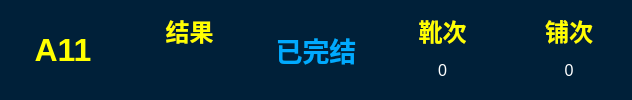
       <widget class="QGroupBox" name="groupBox">
        <property name="minimumSize">
         <size>
          <width>632</width>
          <height>69</height>
         </size>
        </property>
        <property name="palette">
         <palette>
          <active>
           <colorrole role="WindowText">
            <brush brushstyle="SolidPattern">
             <color alpha="255">
              <red>0</red>
              <green>0</green>
              <blue>0</blue>
             </color>
            </brush>
           </colorrole>
           <colorrole role="Button">
            <brush brushstyle="SolidPattern">
             <color alpha="255">
              <red>0</red>
              <green>32</green>
              <blue>57</blue>
             </color>
            </brush>
           </colorrole>
           <colorrole role="Light">
            <brush brushstyle="SolidPattern">
             <color alpha="255">
              <red>127</red>
              <green>170</green>
              <blue>255</blue>
             </color>
            </brush>
           </colorrole>
           <colorrole role="Midlight">
            <brush brushstyle="SolidPattern">
             <color alpha="255">
              <red>63</red>
              <green>127</green>
              <blue>255</blue>
             </color>
            </brush>
           </colorrole>
           <colorrole role="Dark">
            <brush brushstyle="SolidPattern">
             <color alpha="255">
              <red>0</red>
              <green>42</green>
              <blue>127</blue>
             </color>
            </brush>
           </colorrole>
           <colorrole role="Mid">
            <brush brushstyle="SolidPattern">
             <color alpha="255">
              <red>0</red>
              <green>56</green>
              <blue>170</blue>
             </color>
            </brush>
           </colorrole>
           <colorrole role="Text">
            <brush brushstyle="SolidPattern">
             <color alpha="255">
              <red>0</red>
              <green>0</green>
              <blue>0</blue>
             </color>
            </brush>
           </colorrole>
           <colorrole role="BrightText">
            <brush brushstyle="SolidPattern">
             <color alpha="255">
              <red>255</red>
              <green>255</green>
              <blue>255</blue>
             </color>
            </brush>
           </colorrole>
           <colorrole role="ButtonText">
            <brush brushstyle="SolidPattern">
             <color alpha="255">
              <red>0</red>
              <green>0</green>
              <blue>0</blue>
             </color>
            </brush>
           </colorrole>
           <colorrole role="Base">
            <brush brushstyle="SolidPattern">
             <color alpha="255">
              <red>0</red>
              <green>32</green>
              <blue>57</blue>
             </color>
            </brush>
           </colorrole>
           <colorrole role="Window">
            <brush brushstyle="SolidPattern">
             <color alpha="255">
              <red>0</red>
              <green>32</green>
              <blue>57</blue>
             </color>
            </brush>
           </colorrole>
           <colorrole role="Shadow">
            <brush brushstyle="SolidPattern">
             <color alpha="255">
              <red>0</red>
              <green>0</green>
              <blue>0</blue>
             </color>
            </brush>
           </colorrole>
           <colorrole role="AlternateBase">
            <brush brushstyle="SolidPattern">
             <color alpha="255">
              <red>127</red>
              <green>170</green>
              <blue>255</blue>
             </color>
            </brush>
           </colorrole>
           <colorrole role="ToolTipBase">
            <brush brushstyle="SolidPattern">
             <color alpha="255">
              <red>255</red>
              <green>255</green>
              <blue>220</blue>
             </color>
            </brush>
           </colorrole>
           <colorrole role="ToolTipText">
            <brush brushstyle="SolidPattern">
             <color alpha="255">
              <red>0</red>
              <green>0</green>
              <blue>0</blue>
             </color>
            </brush>
           </colorrole>
           <colorrole role="PlaceholderText">
            <brush brushstyle="SolidPattern">
             <color alpha="128">
              <red>0</red>
              <green>0</green>
              <blue>0</blue>
             </color>
            </brush>
           </colorrole>
          </active>
          <inactive>
           <colorrole role="WindowText">
            <brush brushstyle="SolidPattern">
             <color alpha="255">
              <red>0</red>
              <green>0</green>
              <blue>0</blue>
             </color>
            </brush>
           </colorrole>
           <colorrole role="Button">
            <brush brushstyle="SolidPattern">
             <color alpha="255">
              <red>0</red>
              <green>32</green>
              <blue>57</blue>
             </color>
            </brush>
           </colorrole>
           <colorrole role="Light">
            <brush brushstyle="SolidPattern">
             <color alpha="255">
              <red>127</red>
              <green>170</green>
              <blue>255</blue>
             </color>
            </brush>
           </colorrole>
           <colorrole role="Midlight">
            <brush brushstyle="SolidPattern">
             <color alpha="255">
              <red>63</red>
              <green>127</green>
              <blue>255</blue>
             </color>
            </brush>
           </colorrole>
           <colorrole role="Dark">
            <brush brushstyle="SolidPattern">
             <color alpha="255">
              <red>0</red>
              <green>42</green>
              <blue>127</blue>
             </color>
            </brush>
           </colorrole>
           <colorrole role="Mid">
            <brush brushstyle="SolidPattern">
             <color alpha="255">
              <red>0</red>
              <green>56</green>
              <blue>170</blue>
             </color>
            </brush>
           </colorrole>
           <colorrole role="Text">
            <brush brushstyle="SolidPattern">
             <color alpha="255">
              <red>0</red>
              <green>0</green>
              <blue>0</blue>
             </color>
            </brush>
           </colorrole>
           <colorrole role="BrightText">
            <brush brushstyle="SolidPattern">
             <color alpha="255">
              <red>255</red>
              <green>255</green>
              <blue>255</blue>
             </color>
            </brush>
           </colorrole>
           <colorrole role="ButtonText">
            <brush brushstyle="SolidPattern">
             <color alpha="255">
              <red>0</red>
              <green>0</green>
              <blue>0</blue>
             </color>
            </brush>
           </colorrole>
           <colorrole role="Base">
            <brush brushstyle="SolidPattern">
             <color alpha="255">
              <red>0</red>
              <green>32</green>
              <blue>57</blue>
             </color>
            </brush>
           </colorrole>
           <colorrole role="Window">
            <brush brushstyle="SolidPattern">
             <color alpha="255">
              <red>0</red>
              <green>32</green>
              <blue>57</blue>
             </color>
            </brush>
           </colorrole>
           <colorrole role="Shadow">
            <brush brushstyle="SolidPattern">
             <color alpha="255">
              <red>0</red>
              <green>0</green>
              <blue>0</blue>
             </color>
            </brush>
           </colorrole>
           <colorrole role="AlternateBase">
            <brush brushstyle="SolidPattern">
             <color alpha="255">
              <red>127</red>
              <green>170</green>
              <blue>255</blue>
             </color>
            </brush>
           </colorrole>
           <colorrole role="ToolTipBase">
            <brush brushstyle="SolidPattern">
             <color alpha="255">
              <red>255</red>
              <green>255</green>
              <blue>220</blue>
             </color>
            </brush>
           </colorrole>
           <colorrole role="ToolTipText">
            <brush brushstyle="SolidPattern">
             <color alpha="255">
              <red>0</red>
              <green>0</green>
              <blue>0</blue>
             </color>
            </brush>
           </colorrole>
           <colorrole role="PlaceholderText">
            <brush brushstyle="SolidPattern">
             <color alpha="128">
              <red>0</red>
              <green>0</green>
              <blue>0</blue>
             </color>
            </brush>
           </colorrole>
          </inactive>
          <disabled>
           <colorrole role="WindowText">
            <brush brushstyle="SolidPattern">
             <color alpha="255">
              <red>0</red>
              <green>42</green>
              <blue>127</blue>
             </color>
            </brush>
           </colorrole>
           <colorrole role="Button">
            <brush brushstyle="SolidPattern">
             <color alpha="255">
              <red>0</red>
              <green>32</green>
              <blue>57</blue>
             </color>
            </brush>
           </colorrole>
           <colorrole role="Light">
            <brush brushstyle="SolidPattern">
             <color alpha="255">
              <red>127</red>
              <green>170</green>
              <blue>255</blue>
             </color>
            </brush>
           </colorrole>
           <colorrole role="Midlight">
            <brush brushstyle="SolidPattern">
             <color alpha="255">
              <red>63</red>
              <green>127</green>
              <blue>255</blue>
             </color>
            </brush>
           </colorrole>
           <colorrole role="Dark">
            <brush brushstyle="SolidPattern">
             <color alpha="255">
              <red>0</red>
              <green>42</green>
              <blue>127</blue>
             </color>
            </brush>
           </colorrole>
           <colorrole role="Mid">
            <brush brushstyle="SolidPattern">
             <color alpha="255">
              <red>0</red>
              <green>56</green>
              <blue>170</blue>
             </color>
            </brush>
           </colorrole>
           <colorrole role="Text">
            <brush brushstyle="SolidPattern">
             <color alpha="255">
              <red>0</red>
              <green>42</green>
              <blue>127</blue>
             </color>
            </brush>
           </colorrole>
           <colorrole role="BrightText">
            <brush brushstyle="SolidPattern">
             <color alpha="255">
              <red>255</red>
              <green>255</green>
              <blue>255</blue>
             </color>
            </brush>
           </colorrole>
           <colorrole role="ButtonText">
            <brush brushstyle="SolidPattern">
             <color alpha="255">
              <red>0</red>
              <green>42</green>
              <blue>127</blue>
             </color>
            </brush>
           </colorrole>
           <colorrole role="Base">
            <brush brushstyle="SolidPattern">
             <color alpha="255">
              <red>0</red>
              <green>32</green>
              <blue>57</blue>
             </color>
            </brush>
           </colorrole>
           <colorrole role="Window">
            <brush brushstyle="SolidPattern">
             <color alpha="255">
              <red>0</red>
              <green>32</green>
              <blue>57</blue>
             </color>
            </brush>
           </colorrole>
           <colorrole role="Shadow">
            <brush brushstyle="SolidPattern">
             <color alpha="255">
              <red>0</red>
              <green>0</green>
              <blue>0</blue>
             </color>
            </brush>
           </colorrole>
           <colorrole role="AlternateBase">
            <brush brushstyle="SolidPattern">
             <color alpha="255">
              <red>0</red>
              <green>85</green>
              <blue>255</blue>
             </color>
            </brush>
           </colorrole>
           <colorrole role="ToolTipBase">
            <brush brushstyle="SolidPattern">
             <color alpha="255">
              <red>255</red>
              <green>255</green>
              <blue>220</blue>
             </color>
            </brush>
           </colorrole>
           <colorrole role="ToolTipText">
            <brush brushstyle="SolidPattern">
             <color alpha="255">
              <red>0</red>
              <green>0</green>
              <blue>0</blue>
             </color>
            </brush>
           </colorrole>
           <colorrole role="PlaceholderText">
            <brush brushstyle="SolidPattern">
             <color alpha="128">
              <red>0</red>
              <green>0</green>
              <blue>0</blue>
             </color>
            </brush>
           </colorrole>
          </disabled>
         </palette>
        </property>
        <property name="layoutDirection">
         <enum>Qt::LeftToRight</enum>
        </property>
        <property name="autoFillBackground">
         <bool>false</bool>
        </property>
        <property name="styleSheet">
         <string notr="true">border-radius:5px;
background-color: rgb(0,32, 57);
</string>
        </property>
        <property name="title">
         <string/>
        </property>
        <property name="alignment">
         <set>Qt::AlignCenter</set>
        </property>
        <layout class="QGridLayout" name="gridLayout_3">
         <property name="leftMargin">
          <number>3</number>
         </property>
         <property name="topMargin">
          <number>3</number>
         </property>
         <property name="rightMargin">
          <number>3</number>
         </property>
         <property name="bottomMargin">
          <number>3</number>
         </property>
         <item row="0" column="0">
          <widget class="QLabel" name="desk_num">
           <property name="maximumSize">
            <size>
             <width>16777215</width>
             <height>73</height>
            </size>
           </property>
           <property name="palette">
            <palette>
             <active>
              <colorrole role="WindowText">
               <brush brushstyle="SolidPattern">
                <color alpha="255">
                 <red>255</red>
                 <green>255</green>
                 <blue>0</blue>
                </color>
               </brush>
              </colorrole>
              <colorrole role="Button">
               <brush brushstyle="SolidPattern">
                <color alpha="255">
                 <red>0</red>
                 <green>32</green>
                 <blue>57</blue>
                </color>
               </brush>
              </colorrole>
              <colorrole role="Base">
               <brush brushstyle="SolidPattern">
                <color alpha="255">
                 <red>0</red>
                 <green>32</green>
                 <blue>57</blue>
                </color>
               </brush>
              </colorrole>
              <colorrole role="Window">
               <brush brushstyle="SolidPattern">
                <color alpha="255">
                 <red>0</red>
                 <green>32</green>
                 <blue>57</blue>
                </color>
               </brush>
              </colorrole>
             </active>
             <inactive>
              <colorrole role="WindowText">
               <brush brushstyle="SolidPattern">
                <color alpha="255">
                 <red>255</red>
                 <green>255</green>
                 <blue>0</blue>
                </color>
               </brush>
              </colorrole>
              <colorrole role="Button">
               <brush brushstyle="SolidPattern">
                <color alpha="255">
                 <red>0</red>
                 <green>32</green>
                 <blue>57</blue>
                </color>
               </brush>
              </colorrole>
              <colorrole role="Base">
               <brush brushstyle="SolidPattern">
                <color alpha="255">
                 <red>0</red>
                 <green>32</green>
                 <blue>57</blue>
                </color>
               </brush>
              </colorrole>
              <colorrole role="Window">
               <brush brushstyle="SolidPattern">
                <color alpha="255">
                 <red>0</red>
                 <green>32</green>
                 <blue>57</blue>
                </color>
               </brush>
              </colorrole>
             </inactive>
             <disabled>
              <colorrole role="WindowText">
               <brush brushstyle="SolidPattern">
                <color alpha="255">
                 <red>0</red>
                 <green>42</green>
                 <blue>127</blue>
                </color>
               </brush>
              </colorrole>
              <colorrole role="Button">
               <brush brushstyle="SolidPattern">
                <color alpha="255">
                 <red>0</red>
                 <green>32</green>
                 <blue>57</blue>
                </color>
               </brush>
              </colorrole>
              <colorrole role="Base">
               <brush brushstyle="SolidPattern">
                <color alpha="255">
                 <red>0</red>
                 <green>32</green>
                 <blue>57</blue>
                </color>
               </brush>
              </colorrole>
              <colorrole role="Window">
               <brush brushstyle="SolidPattern">
                <color alpha="255">
                 <red>0</red>
                 <green>32</green>
                 <blue>57</blue>
                </color>
               </brush>
              </colorrole>
             </disabled>
            </palette>
           </property>
           <property name="font">
            <font>
             <pointsize>24</pointsize>
             <weight>75</weight>
             <bold>true</bold>
            </font>
           </property>
           <property name="styleSheet">
            <string notr="true"/>
           </property>
           <property name="text">
            <string>A11</string>
           </property>
           <property name="alignment">
            <set>Qt::AlignCenter</set>
           </property>
           <property name="buddy">
            <cstring></cstring>
           </property>
          </widget>
         </item>
         <item row="0" column="1">
          <layout class="QVBoxLayout" name="verticalLayout">
           <item>
            <widget class="QLabel" name="label_11">
             <property name="palette">
              <palette>
               <active>
                <colorrole role="WindowText">
                 <brush brushstyle="SolidPattern">
                  <color alpha="255">
                   <red>255</red>
                   <green>255</green>
                   <blue>0</blue>
                  </color>
                 </brush>
                </colorrole>
                <colorrole role="Button">
                 <brush brushstyle="SolidPattern">
                  <color alpha="255">
                   <red>0</red>
                   <green>32</green>
                   <blue>57</blue>
                  </color>
                 </brush>
                </colorrole>
                <colorrole role="Base">
                 <brush brushstyle="SolidPattern">
                  <color alpha="255">
                   <red>0</red>
                   <green>32</green>
                   <blue>57</blue>
                  </color>
                 </brush>
                </colorrole>
                <colorrole role="Window">
                 <brush brushstyle="SolidPattern">
                  <color alpha="255">
                   <red>0</red>
                   <green>32</green>
                   <blue>57</blue>
                  </color>
                 </brush>
                </colorrole>
               </active>
               <inactive>
                <colorrole role="WindowText">
                 <brush brushstyle="SolidPattern">
                  <color alpha="255">
                   <red>255</red>
                   <green>255</green>
                   <blue>0</blue>
                  </color>
                 </brush>
                </colorrole>
                <colorrole role="Button">
                 <brush brushstyle="SolidPattern">
                  <color alpha="255">
                   <red>0</red>
                   <green>32</green>
                   <blue>57</blue>
                  </color>
                 </brush>
                </colorrole>
                <colorrole role="Base">
                 <brush brushstyle="SolidPattern">
                  <color alpha="255">
                   <red>0</red>
                   <green>32</green>
                   <blue>57</blue>
                  </color>
                 </brush>
                </colorrole>
                <colorrole role="Window">
                 <brush brushstyle="SolidPattern">
                  <color alpha="255">
                   <red>0</red>
                   <green>32</green>
                   <blue>57</blue>
                  </color>
                 </brush>
                </colorrole>
               </inactive>
               <disabled>
                <colorrole role="WindowText">
                 <brush brushstyle="SolidPattern">
                  <color alpha="255">
                   <red>120</red>
                   <green>120</green>
                   <blue>120</blue>
                  </color>
                 </brush>
                </colorrole>
                <colorrole role="Button">
                 <brush brushstyle="SolidPattern">
                  <color alpha="255">
                   <red>0</red>
                   <green>32</green>
                   <blue>57</blue>
                  </color>
                 </brush>
                </colorrole>
                <colorrole role="Base">
                 <brush brushstyle="SolidPattern">
                  <color alpha="255">
                   <red>0</red>
                   <green>32</green>
                   <blue>57</blue>
                  </color>
                 </brush>
                </colorrole>
                <colorrole role="Window">
                 <brush brushstyle="SolidPattern">
                  <color alpha="255">
                   <red>0</red>
                   <green>32</green>
                   <blue>57</blue>
                  </color>
                 </brush>
                </colorrole>
               </disabled>
              </palette>
             </property>
             <property name="font">
              <font>
               <pointsize>18</pointsize>
               <weight>75</weight>
               <bold>true</bold>
              </font>
             </property>
             <property name="text">
              <string>结果</string>
             </property>
             <property name="alignment">
              <set>Qt::AlignCenter</set>
             </property>
            </widget>
           </item>
           <item>
            <layout class="QHBoxLayout" name="horizontalLayout">
             <item>
              <widget class="QLabel" name="pu_result">
               <property name="font">
                <font>
                 <pointsize>12</pointsize>
                </font>
               </property>
               <property name="styleSheet">
                <string notr="true">color: rgb(255, 255, 255);</string>
               </property>
               <property name="text">
                <string/>
               </property>
               <property name="alignment">
                <set>Qt::AlignCenter</set>
               </property>
              </widget>
             </item>
            </layout>
           </item>
          </layout>
         </item>
         <item row="0" column="2">
          <widget class="QLabel" name="opration_show">
           <property name="maximumSize">
            <size>
             <width>16777215</width>
             <height>73</height>
            </size>
           </property>
           <property name="font">
            <font>
             <pointsize>20</pointsize>
             <weight>75</weight>
             <bold>true</bold>
            </font>
           </property>
           <property name="styleSheet">
            <string notr="true">color: rgb(0, 170, 255);</string>
           </property>
           <property name="text">
            <string>已完结</string>
           </property>
           <property name="alignment">
            <set>Qt::AlignCenter</set>
           </property>
          </widget>
         </item>
         <item row="0" column="3">
          <layout class="QVBoxLayout" name="verticalLayout_2">
           <item>
            <widget class="QLabel" name="label_5">
             <property name="font">
              <font>
               <pointsize>18</pointsize>
               <weight>75</weight>
               <bold>true</bold>
              </font>
             </property>
             <property name="styleSheet">
              <string notr="true">color: rgb(255, 255, 0);</string>
             </property>
             <property name="text">
              <string>靴次</string>
             </property>
             <property name="alignment">
              <set>Qt::AlignCenter</set>
             </property>
            </widget>
           </item>
           <item>
            <widget class="QLabel" name="xue_times">
             <property name="font">
              <font>
               <pointsize>12</pointsize>
              </font>
             </property>
             <property name="styleSheet">
              <string notr="true">color: rgb(255, 255, 255);</string>
             </property>
             <property name="lineWidth">
              <number>1</number>
             </property>
             <property name="text">
              <string>0</string>
             </property>
             <property name="alignment">
              <set>Qt::AlignCenter</set>
             </property>
            </widget>
           </item>
          </layout>
         </item>
         <item row="0" column="4">
          <layout class="QVBoxLayout" name="verticalLayout_3">
           <item>
            <widget class="QLabel" name="label_9">
             <property name="font">
              <font>
               <pointsize>18</pointsize>
               <weight>75</weight>
               <bold>true</bold>
              </font>
             </property>
             <property name="styleSheet">
              <string notr="true">color: rgb(255, 255, 0);</string>
             </property>
             <property name="text">
              <string>铺次</string>
             </property>
             <property name="alignment">
              <set>Qt::AlignCenter</set>
             </property>
            </widget>
           </item>
           <item>
            <widget class="QLabel" name="pu_times">
             <property name="font">
              <font>
               <pointsize>12</pointsize>
              </font>
             </property>
             <property name="styleSheet">
              <string notr="true">color: rgb(255, 255, 255);</string>
             </property>
             <property name="text">
              <string>0</string>
             </property>
             <property name="alignment">
              <set>Qt::AlignCenter</set>
             </property>
            </widget>
           </item>
          </layout>
         </item>
        </layout>
       </widget>
